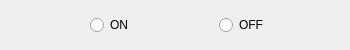
<?xml version="1.0" encoding="UTF-8"?>
<ui version="4.0">
 <class>Valve</class>
 <widget class="QWidget" name="Valve">
  <property name="geometry">
   <rect>
    <x>0</x>
    <y>0</y>
    <width>350</width>
    <height>50</height>
   </rect>
  </property>
  <property name="windowTitle">
   <string>Valve</string>
  </property>
  <widget class="QWidget" name="horizontalLayoutWidget_3">
   <property name="geometry">
    <rect>
     <x>90</x>
     <y>10</y>
     <width>251</width>
     <height>31</height>
    </rect>
   </property>
   <layout class="QHBoxLayout" name="horizontalLayout_3">
    <item>
     <widget class="QRadioButton" name="radioButton_4">
      <property name="text">
       <string>ON</string>
      </property>
     </widget>
    </item>
    <item>
     <widget class="QRadioButton" name="radioButton_3">
      <property name="text">
       <string>OFF</string>
      </property>
     </widget>
    </item>
   </layout>
  </widget>
 </widget>
 <resources/>
 <connections/>
</ui>
